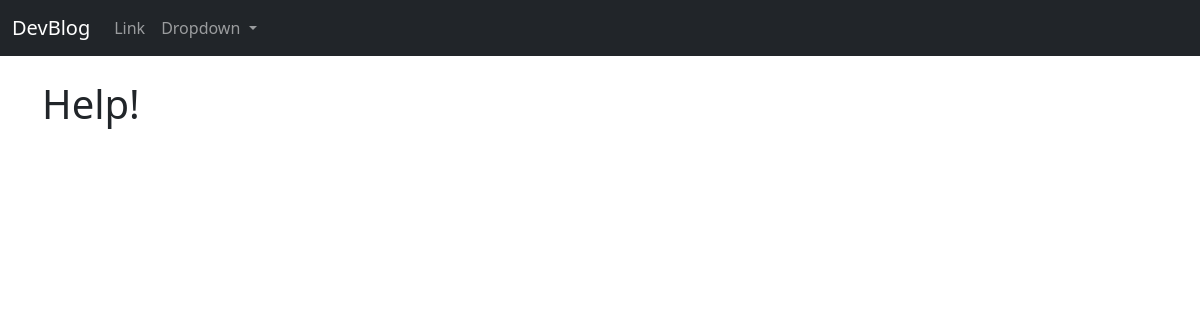
The app's page /, older data.
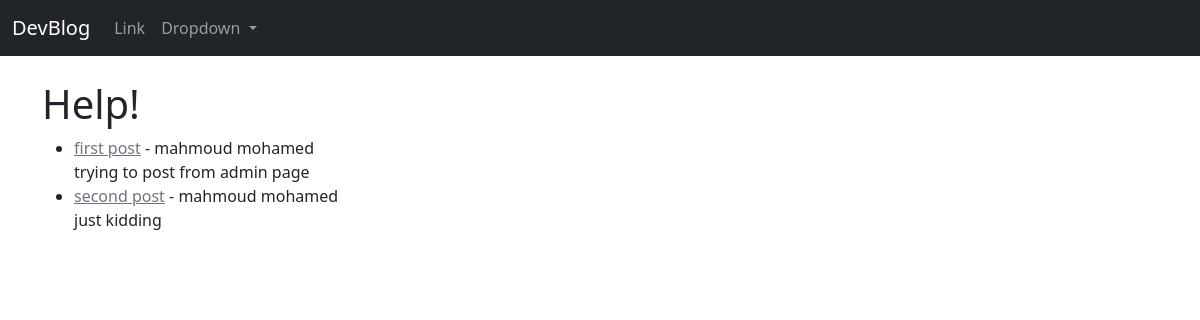
The same page, newer data.
### home/models.py (models this page shows, shortened)
class Post(models.Model):
    title = models.CharField(max_length=120)
    title_tag = models.CharField(max_length=120, default='DevBlog')
    author = models.ForeignKey(User, on_delete=models.CASCADE)
    body = models.TextField()

### home/views.py (the view)
# urls.py: path('', HomeView.as_view(), name='home'),
class HomeView(ListView):
    model = Post
    template_name = 'home/home.html'

### home/templates/home/home.html
    {% extends 'base.html' %}
    {% block base %}
            <h1>Help!</h1>
    <ul>
      {% for post in object_list %}
      <li>
        <a class="link-secondary" href="{% url 'post' post.pk%}">{{post.title}}</a> - {{post.author.first_name}} {{post.author.last_name}}<br>
          {{post.body}}
      </li>
      {% endfor %}
    </ul>
    {% endblock base %}

### templates/BASE.html (shortened to what this page needs)
<!doctype html>
<html lang="en">
  <head>
    <link href="https://cdn.jsdelivr.net/npm/bootstrap@5.1.3/dist/css/bootstrap.min.css" rel="stylesheet">
  </head>
  <body>
    <nav>
        <nav class="navbar navbar-expand-lg navbar-dark bg-dark">
            <div class="container-fluid">
              <a class="navbar-brand" href="{%url 'home'%}">DevBlog</a>
              <div class="collapse navbar-collapse" id="navbarSupportedContent">
                <ul class="navbar-nav me-auto mb-2 mb-lg-0">
                  <li class="nav-item">
                    <a class="nav-link" href="#">Link</a>
                  </li>
                  <li class="nav-item dropdown">
                    <a class="nav-link dropdown-toggle" href="#" id="navbarDropdown" role="button" data-bs-toggle="dropdown" aria-expanded="false">
                      Dropdown
                    </a>
                  </li>
                </ul>
              </div>
            </div>
          </nav>
    </nav>
    <br>
    <div class= 'container'>
    {% block base %}
    {% endblock base %}
</div>
  </body>
</html>

Row changes from the older to the newer data that the page shows:
added Post: title "first post", author.first_name "mahmoud", author.last_name "mohamed", body "trying to post from admin page"
added Post: title "second post", author.first_name "mahmoud", author.last_name "mohamed", body "just kidding"
